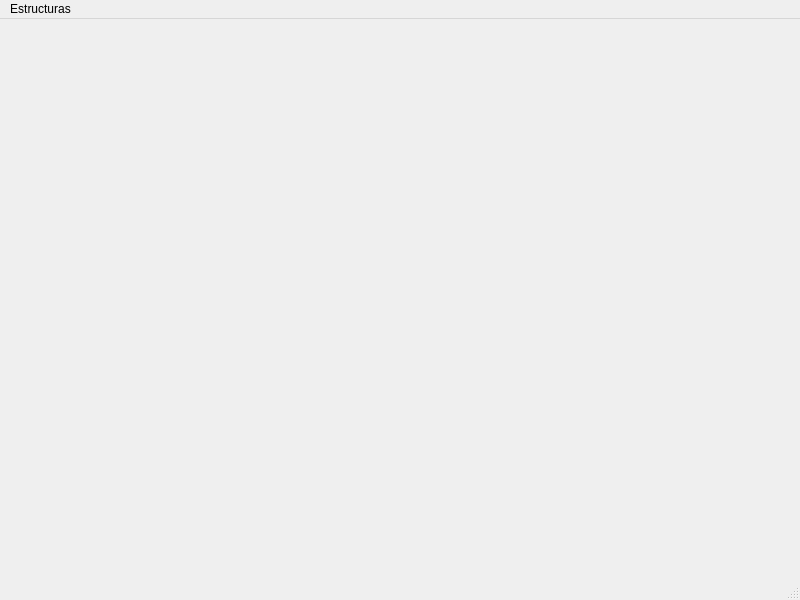
<?xml version="1.0" encoding="UTF-8"?>
<ui version="4.0">
 <class>MainWindow</class>
 <widget class="QMainWindow" name="MainWindow">
  <property name="geometry">
   <rect>
    <x>0</x>
    <y>0</y>
    <width>800</width>
    <height>600</height>
   </rect>
  </property>
  <property name="windowTitle">
   <string>MainWindow</string>
  </property>
  <widget class="QWidget" name="centralwidget"/>
  <widget class="QMenuBar" name="menubar">
   <property name="geometry">
    <rect>
     <x>0</x>
     <y>0</y>
     <width>800</width>
     <height>26</height>
    </rect>
   </property>
   <widget class="QMenu" name="menuEstructuras">
    <property name="title">
     <string>Estructuras</string>
    </property>
    <widget class="QMenu" name="menuLineales">
     <property name="title">
      <string>Lineales</string>
     </property>
     <addaction name="actionLista_Enlazada"/>
    </widget>
    <addaction name="menuLineales"/>
    <addaction name="actionSalir"/>
   </widget>
   <addaction name="menuEstructuras"/>
  </widget>
  <widget class="QStatusBar" name="statusbar"/>
  <action name="actionSalir">
   <property name="text">
    <string>Salir</string>
   </property>
  </action>
  <action name="actionLista_Enlazada">
   <property name="text">
    <string>Lista Enlazada</string>
   </property>
  </action>
 </widget>
 <resources/>
 <connections/>
</ui>
